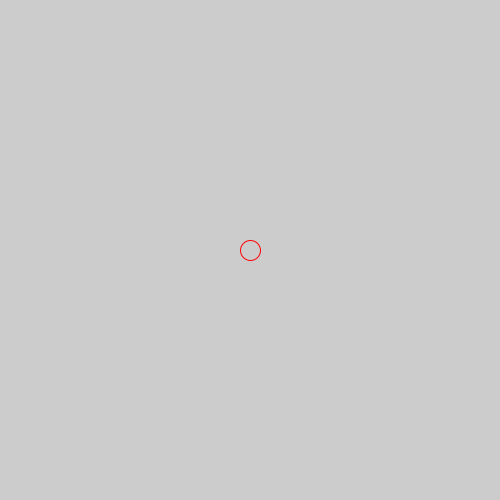
Frame 1 (no input)
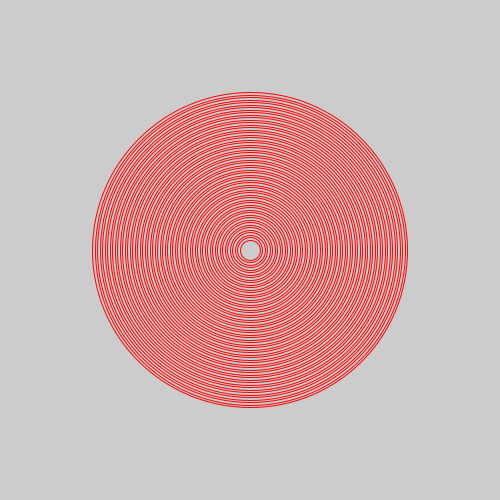
Frame 60 (the mouse pressed at the canvas centre just before this capture)
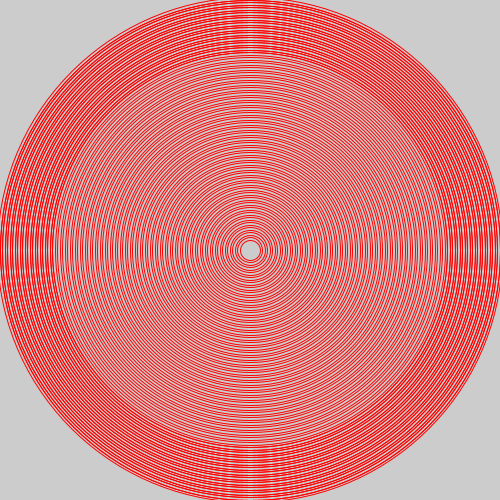
Frame 120 (the mouse held since frame 60 and released just before this capture)

The Processing sketch that drew these frames (run headless with seeded random() and noise(); from frame 60 on, the mouse is pressed at the canvas centre):

// Processing sketch: Conditionals_Ellipse_01
// ── Conditionals_Ellipse_01.pde
int ellipseWidth=20;
int diff=5;
color mycolor=color(255, 0, 0);
void setup() {
  size(500, 500);
  pixelDensity(2);
  noFill();
  stroke(mycolor);
}

void draw() {
  stroke(mycolor);
  ellipse(width/2, height/2, ellipseWidth, ellipseWidth);

  ellipseWidth+=diff;
  if (ellipseWidth>width) {
    diff*=-1;
  }
  if (ellipseWidth<=20) {
    diff*=-1;
    mycolor=color(random(255), random(255), random(255));
  }
}
